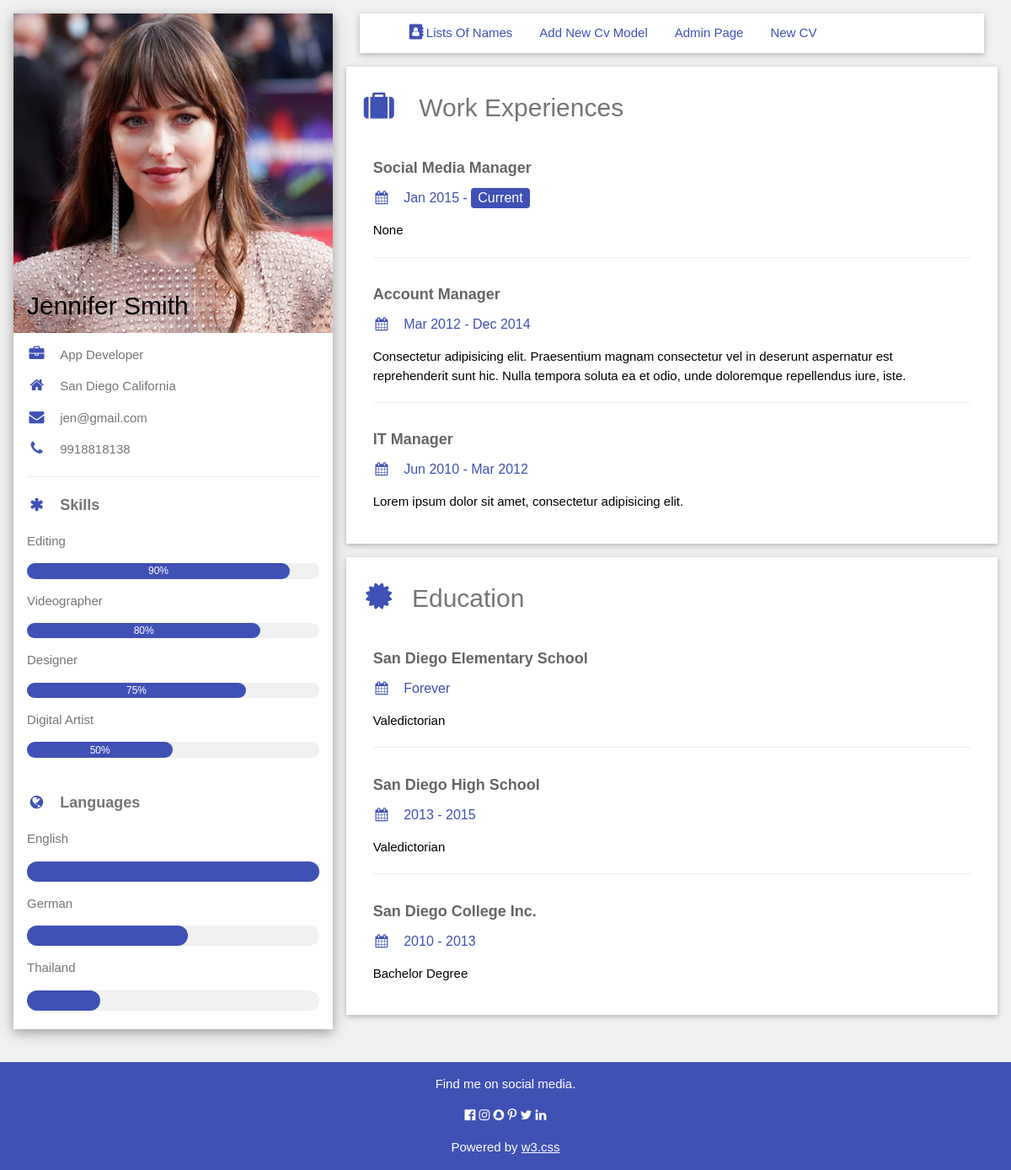
/prof/, run on the app's committed database.
### cvprof/models.py (models this page shows, shortened)
class CVModel(models.Model):
    fullname = models.CharField(max_length=255)
    position = models.CharField(max_length=50)
    address = models.CharField(max_length=500)
    email = models.EmailField(max_length=254)
    contact = models.IntegerField()
    skill = models.CharField(max_length=50,null=True)
    firstskills = models.CharField(max_length=50,null=True)
    secondskills = models.CharField(max_length=50,null=True)
    thirdkills = models.CharField(max_length=50,null=True)
    fourthskills =models.CharField(max_length=50, null=True)
    language =models.CharField(max_length=50, null=True)
    firstlanguage =models.CharField(max_length=50, null=True)
    secondlanguage =models.CharField(max_length=50, null=True)
    thirdlanguage =models.CharField(max_length=50, null=True)
    work_experience = models.CharField(max_length=500,null=True)
    firstwork_experience = models.CharField(max_length=500,null=True)
    workexper_descrip = models.TextField(null=True)
    second_experience = models.CharField(max_length=500,null=True)
    third_experience = models.CharField(max_length=500,null=True)
    education = models.CharField(max_length=250, null=True)
    primaryschool = models.CharField(max_length=250, null=True)
    secondaryschool = models.CharField(max_length=250, null=True)
    tertiaryschool = models.CharField(max_length=250, null=True)

### cvprof/views.py (the view)
# urls.py: path('', views.index, name = "index"),
def index(request,id=1):
    data = CVModel.objects.get(pk=id)
    return render(request,'cvprof/index.html',{'data':data})

### cvprof/templates/cvprof/index.html (shortened to what this page needs)
{% load static %}
<!DOCTYPE html>
<html><head><meta http-equiv="Content-Type" content="text/html; charset=UTF-8">
<link rel="stylesheet" href="{% static 'cvprof/src/w3.css' %}">
<link rel="stylesheet" href="{% static 'cvprof/src/css.css' %}">
<link rel="stylesheet" href="{% static 'cvprof/src/f/css/font-awesome.min.css' %}">
</head>
<body class="w3-light-grey">
<div class="w3-content w3-margin-top" style="max-width:1400px;">
  <div class="w3-row-padding">
    <div class="w3-third">
      <div class="w3-white w3-text-grey w3-card-4">
        <div class="w3-display-container">
          <img src="{% static 'cvprof/src/dakota.avif' %}" style="width:100%" alt="Avatar">
          <div class="w3-display-bottomleft w3-container w3-text-black">
            <h2>{{ data.fullname }}</h2>
          </div>
        </div>
        <div class="w3-container">
          <p><i class="fa fa-briefcase fa-fw w3-margin-right w3-large w3-text-indigo"></i>{{ data.position }}</p>
          <p><i class="fa fa-home fa-fw w3-margin-right w3-large w3-text-indigo"></i>{{ data.address }}</p>
          <p><i class="fa fa-envelope fa-fw w3-margin-right w3-large w3-text-indigo"></i>{{ data.email }}</p>
          <p><i class="fa fa-phone fa-fw w3-margin-right w3-large w3-text-indigo"></i>{{ data.contact }}</p>
          <hr>
          <p class="w3-large"><b><i class="fa fa-asterisk fa-fw w3-margin-right w3-text-indigo"></i>{{ data.skill }}</b></p>
          <p>{{ data.firstskills }}</p>
          <div class="w3-light-grey w3-round-xlarge w3-small">
            <div class="w3-container w3-center w3-round-xlarge w3-indigo" style="width:90%">90%</div>
          </div>
          <p>{{ data.secondskills }}</p>
          <div class="w3-light-grey w3-round-xlarge w3-small">
            <div class="w3-container w3-center w3-round-xlarge w3-indigo" style="width:80%">
              <div class="w3-center w3-text-white">80%</div>
            </div>
          </div>
          <p>{{ data.thirdkills }}</p>
          <div class="w3-light-grey w3-round-xlarge w3-small">
            <div class="w3-container w3-center w3-round-xlarge w3-indigo" style="width:75%">75%</div>
          </div>
          <p>{{ data.fourthskills }}</p>
          <div class="w3-light-grey w3-round-xlarge w3-small">
            <div class="w3-container w3-center w3-round-xlarge w3-indigo" style="width:50%">50%</div>
          </div>
          <br>
          <p class="w3-large w3-text-theme"><b><i class="fa fa-globe fa-fw w3-margin-right w3-text-indigo"></i>{{ data.language }}</b></p>
          <p>{{ data.firstlanguage }}</p>
          <div class="w3-light-grey w3-round-xlarge">
            <div class="w3-round-xlarge w3-indigo" style="height:24px;width:100%"></div>
          </div>
          <p>{{ data.secondlanguage }}</p>
          <div class="w3-light-grey w3-round-xlarge">
            <div class="w3-round-xlarge w3-indigo" style="height:24px;width:55%"></div>
          </div>
          <p>{{ data.thirdlanguage }}</p>
          <div class="w3-light-grey w3-round-xlarge">
            <div class="w3-round-xlarge w3-indigo" style="height:24px;width:25%"></div>
          </div>
          <br>
        </div>
      </div><br>
    </div>
    <div class="w3-twothird">
      <div class="w3-container">
        <div class="w3-container  w3-card w3-white w3-margin-bottom">
            <div class="w3-bar w3-padding-small">
              <a href="{% url 'cvprof:profiles' %}" class="w3-bar-item w3-button w3-text-indigo"> <i class="fa fa-address-book fa-fw w3-margin-left w3-large " aria-hidden="true"></i>Lists Of Names</a>
              <a href="http://127.0.0.1:8000/admin/cvprof/cvmodel/add/" class="w3-bar-item w3-button w3-text-indigo">Add New Cv Model</a>
              <a href="http://127.0.0.1:8000/admin/" class="w3-bar-item w3-button w3-text-indigo">Admin Page</a>
              <a href="/prof/addprof" class="w3-bar-item w3-button w3-text-indigo">New CV</a>
            </div>
        </div>
    </div>
      <div class="w3-container w3-card w3-white w3-margin-bottom">
        <h2 class="w3-text-grey w3-padding-16"><i class="fa fa-suitcase fa-fw w3-margin-right w3-xxlarge w3-text-indigo"></i> {{ data.work_experience }}</h2>
        <div class="w3-container">
          <h5 class="w3-opacity"><b>{{ data.firstwork_experience }}</b></h5>
          <h6 class="w3-text-indigo"><i class="fa fa-calendar fa-fw w3-margin-right"></i>Jan 2015 - <span class="w3-tag w3-indigo w3-round">Current</span></h6>
          <p>{{ data.workexper_descrip }} </p>
          <hr>
        </div>
        <div class="w3-container">
          <h5 class="w3-opacity"><b>{{ data.second_experience }}</b></h5>
          <h6 class="w3-text-indigo"><i class="fa fa-calendar fa-fw w3-margin-right"></i>Mar 2012 - Dec 2014</h6>
          <p>Consectetur adipisicing elit. Praesentium magnam consectetur vel in deserunt aspernatur est reprehenderit sunt hic. Nulla tempora soluta ea et odio, unde doloremque repellendus iure, iste.</p>
          <hr>
        </div>
        <div class="w3-container">
          <h5 class="w3-opacity"><b>{{ data.third_experience }}</b></h5>
          <h6 class="w3-text-indigo"><i class="fa fa-calendar fa-fw w3-margin-right"></i>Jun 2010 - Mar 2012</h6>
          <p>Lorem ipsum dolor sit amet, consectetur adipisicing elit. </p><br>
        </div>
      </div>
      <div class="w3-container w3-card w3-white">
        <h2 class="w3-text-grey w3-padding-16"><i class="fa fa-certificate fa-fw w3-margin-right w3-xxlarge w3-text-indigo"></i>{{ data.education }}</h2>
        <div class="w3-container">
          <h5 class="w3-opacity"><b>{{ data.primaryschool }}</b></h5>
          <h6 class="w3-text-indigo"><i class="fa fa-calendar fa-fw w3-margin-right"></i>Forever</h6>
          <p>Valedictorian</p>
          <hr>
        </div>
        <div class="w3-container">
          <h5 class="w3-opacity"><b>{{ data.secondaryschool }}</b></h5>
          <h6 class="w3-text-indigo"><i class="fa fa-calendar fa-fw w3-margin-right"></i>2013 - 2015</h6>
          <p>Valedictorian</p>
          <hr>
        </div>
        <div class="w3-container">
          <h5 class="w3-opacity"><b>{{ data.tertiaryschool }}</b></h5>
          <h6 class="w3-text-indigo"><i class="fa fa-calendar fa-fw w3-margin-right"></i>2010 - 2013</h6>
          <p>Bachelor Degree</p><br>
        </div>
      </div>
    </div>
  </div>
</div>
<footer class="w3-container w3-indigo w3-center w3-margin-top">
  <p>Find me on social media.</p>
  <i class="fa fa-facebook-official w3-hover-opacity"></i>
  <i class="fa fa-instagram w3-hover-opacity"></i>
  <i class="fa fa-snapchat w3-hover-opacity"></i>
  <i class="fa fa-pinterest-p w3-hover-opacity"></i>
  <i class="fa fa-twitter w3-hover-opacity"></i>
  <i class="fa fa-linkedin w3-hover-opacity"></i>
  <p>Powered by <a href="https://www.w3schools.com/w3css/default.asp" target="_blank">w3.css</a></p>
</footer>
</body></html>

### cvprof/static/cvprof/src/w3.css (style rules this page uses)
*,*:before,*:after { box-sizing:inherit }
html { -ms-text-size-adjust:100%;-webkit-text-size-adjust:100% }
body { margin:0 }
article,aside,details,figcaption,figure,footer,header,main,menu,nav,section { display:block }
a { background-color:transparent }
b,strong { font-weight:bolder }
img { border-style:none }
hr { box-sizing:content-box;height:0;overflow:visible }
html,body { font-family:Verdana,sans-serif;font-size:15px;line-height:1.5 }
html { overflow-x:hidden }
h2 { font-size:30px }
h5 { font-size:18px }
h6 { font-size:16px }
h1,h2,h3,h4,h5,h6 { font-family:"Segoe UI",Arial,sans-serif;font-weight:400;margin:10px 0 }
hr { border:0;border-top:1px solid #eee;margin:20px 0 }
img { vertical-align:middle }
a { color:inherit }
.w3-btn,.w3-button { border:none;display:inline-block;padding:8px 16px;vertical-align:middle;overflow:hidden;text-decoration:none;color:inherit;background-color:inherit;text-align:center;cursor:pointer;white-space:nowrap }
.w3-btn,.w3-button { -webkit-touch-callout:none;-webkit-user-select:none;-khtml-user-select:none;-moz-user-select:none;-ms-user-select:none;user-select:none }
.w3-badge,.w3-tag { background-color:#000;color:#fff;display:inline-block;padding-left:8px;padding-right:8px;text-align:center }
.w3-tooltip,.w3-display-container { position:relative }
.w3-bar { width:100%;overflow:hidden }
.w3-bar .w3-bar-item { padding:8px 16px;float:left;width:auto;border:none;display:block;outline:0 }
.w3-bar .w3-button { white-space:normal }
.w3-container:after,.w3-container:before,.w3-panel:after,.w3-panel:before,.w3-row:after,.w3-row:before,.w3-row-padding:after,.w3-row-padding:before, .w3-cell-row:before,.w3-cell-row:after,.w3-clear:after,.w3-clear:before,.w3-bar:before,.w3-bar:after { content:"";display:table;clear:both }
.w3-col,.w3-half,.w3-third,.w3-twothird,.w3-threequarter,.w3-quarter { float:left;width:100% }
@media (min-width:601px) { .w3-col.m4,.w3-third { width:33.33333% } }
@media (min-width:601px) { .w3-col.m8,.w3-twothird { width:66.66666% } }
.w3-content,.w3-auto { margin-left:auto;margin-right:auto }
.w3-content { max-width:980px }
.w3-display-bottomleft { position:absolute;left:0;bottom:0 }
.w3-round,.w3-round-medium { border-radius:4px }
.w3-round-xlarge { border-radius:16px }
.w3-row-padding,.w3-row-padding>.w3-half,.w3-row-padding>.w3-third,.w3-row-padding>.w3-twothird,.w3-row-padding>.w3-threequarter,.w3-row-padding>.w3-quarter,.w3-row-padding>.w3-col { padding:0 8px }
.w3-container,.w3-panel { padding:0.01em 16px }
.w3-card,.w3-card-2 { box-shadow:0 2px 5px 0 rgba(0,0,0,0.16),0 2px 10px 0 rgba(0,0,0,0.12) }
.w3-card-4,.w3-hover-shadow:hover { box-shadow:0 4px 10px 0 rgba(0,0,0,0.2),0 4px 20px 0 rgba(0,0,0,0.19) }
.w3-opacity,.w3-hover-opacity:hover { opacity:0.60 }
.w3-small { font-size:12px!important }
.w3-large { font-size:18px!important }
.w3-xxlarge { font-size:36px!important }
.w3-center { text-align:center!important }
.w3-margin-top { margin-top:16px!important }
.w3-margin-bottom { margin-bottom:16px!important }
.w3-margin-left { margin-left:16px!important }
.w3-margin-right { margin-right:16px!important }
.w3-padding-small { padding:4px 8px!important }
.w3-padding-16 { padding-top:16px!important;padding-bottom:16px!important }
.w3-indigo,.w3-hover-indigo:hover { color:#fff!important;background-color:#3f51b5!important }
.w3-white,.w3-hover-white:hover { color:#000!important;background-color:#fff!important }
.w3-light-grey,.w3-hover-light-grey:hover,.w3-light-gray,.w3-hover-light-gray:hover { color:#000!important;background-color:#f1f1f1!important }
.w3-text-indigo,.w3-hover-text-indigo:hover { color:#3f51b5!important }
.w3-text-white,.w3-hover-text-white:hover { color:#fff!important }
.w3-text-black,.w3-hover-text-black:hover { color:#000!important }
.w3-text-grey,.w3-hover-text-grey:hover,.w3-text-gray,.w3-hover-text-gray:hover { color:#757575!important }

### cvprof/templates/cvprof/index.html (style rules this page uses)
html,body,h1,h2,h3,h4,h5,h6 { font-family: "Roboto", sans-serif }

### data on the page
CVModel: fullname "Jennifer Smith", position "App Developer", address "San Diego California", email "jen@gmail.com", contact "9918818138", skill "Skills", firstskills "Editing", secondskills "Videographer", thirdkills "Designer", fourthskills "Digital Artist", language "Languages", firstlanguage "English", secondlanguage "German", thirdlanguage "Thailand", work_experience "Work Experiences", firstwork_experience "Social Media Manager", workexper_descrip "None", second_experience "Account Manager", third_experience "IT Manager", education "Education", primaryschool "San Diego Elementary School", secondaryschool "San Diego High School", tertiaryschool "San Diego College Inc."
